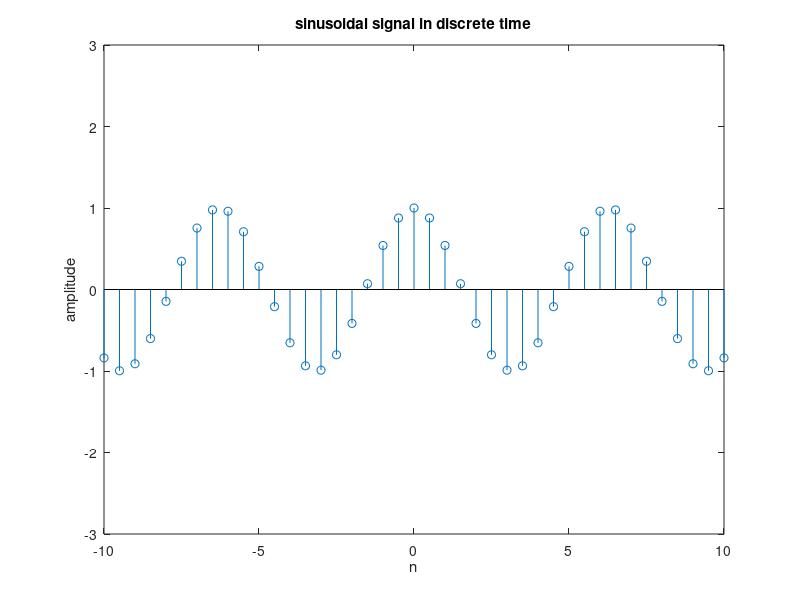

This figure's MATLAB source:
% Generate of Sinusoidal Signal
% Sinusoidal Signal in Discrete Time Case
n = [-10:0.5:10];
x_n = cos(n);
stem(n,x_n);
title('sinusoidal signal in discrete time')
xlabel('n')
ylabel('amplitude')
axis([-10 10 -3 3])